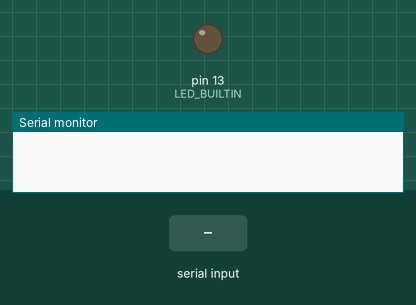
Simulated run of this sketch. Board: Arduino Uno, built with avr-gcc and run on an emulated ATmega328P. On the bench: output pins drawn as LEDs (lit = HIGH), the last lines printed to the serial monitor. The test bench sets the inputs (shaded band).

Above: at 1.2 s.
1.3 s: "1" received over Serial
At 1.8 s:
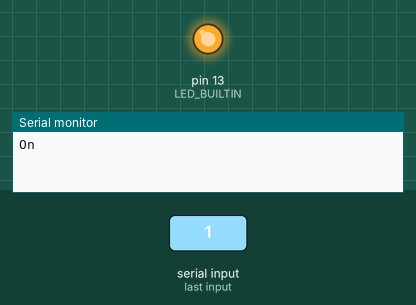
2.8 s: "0" received over Serial
At 4.1 s:
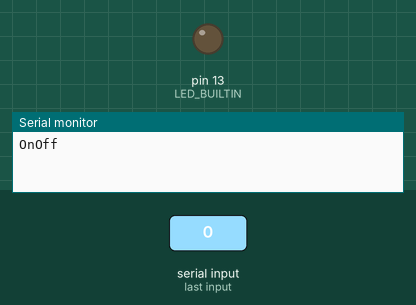
Timing chart, 0 to 5.8 s (numbered marks = the images above; inputs shaded):
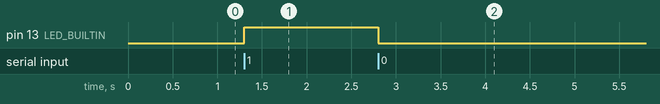

Measured:
- after the input at 1.3 s, pin 13 (LED_BUILTIN): LOW → HIGH at once
- after the input at 2.8 s, pin 13 (LED_BUILTIN): HIGH → LOW at once

The sketch:

190403.ino
```cpp
int incomingByte = 0;    // for incoming serial data

void setup() {
    Serial.begin(9600);    // opens serial port, sets data rate to 9600 bps
    pinMode(LED_BUILTIN, OUTPUT);
}

void loop() {
  // send data only when you receive data:
    if (Serial.available() > 0) {

    // read the incoming byte:
    incomingByte = Serial.read();
    //incomingByte = incomingByte + 1;

    if(incomingByte == '1'){
      digitalWrite(LED_BUILTIN, HIGH);
      Serial.print("On");
    }
    else if(incomingByte == '0'){
      digitalWrite(LED_BUILTIN, LOW);
      Serial.print("Off");
    }
    // say what you got:
    //Serial.print((char)incomingByte);

  }

}
```
